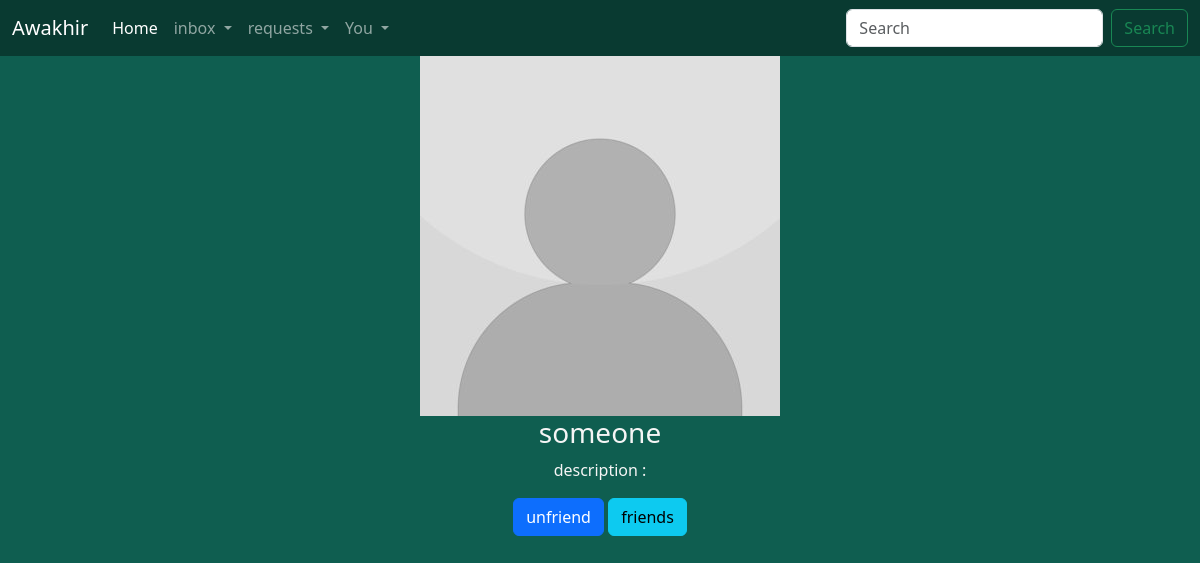
/account/someone (signed in), run on an earlier commit of the app's database.
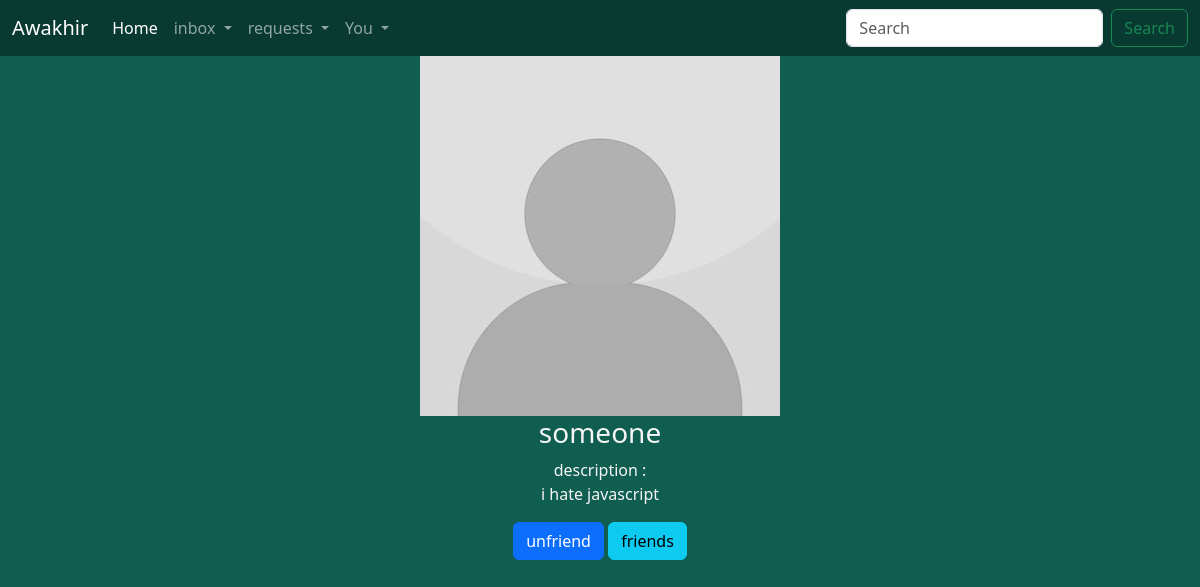
And on a later commit of the database.
### main/models.py (models this page shows)
class User(AbstractUser):
    image = models.ImageField(default="default.jpg")
    bio = models.TextField(blank=True,null=True)
    friends = models.ManyToManyField('self')
    saves = models.ManyToManyField('Post',related_name="saved_posts")

### main/views.py (the view, shortened to what this page needs)
# urls.py: path("account/<str:name>",views.others,name="others_profile"),
@login_required(login_url="/login")
def others(request,name):
    var = 'add friend'
    user = models.User.objects.get(username =name)
    if user.id == request.user.id :
        return redirect("/profile")
    if user in request.user.friends.all():
        var = "unfriend"
        return render(request,"others.html",{"user":user,"var":var})

### main/templates/others.html (shortened to what this page needs)
{% extends 'base.html' %}
{% block body %}
{% load static %}
<div id="profile">
    <img src="{{user.image.url}}" id="profile_image">
    <h3>{{user.username}}</h3>
    <p>description :<br>{{user.bio}}</p>
    {% if var == "cancel request" %}
    <a href="/cancel/{{user.id}}"><button class="btn btn-primary" >{{var}}</button></a>
    {% elif var == "accept request" %}
    <a href="/accept/{{user.id}}"><button class="btn btn-primary" >{{var}}</button></a>
    {% else %}
    <a href="/add/{{user.id}}"><button class="btn btn-primary" >{{var}}</button></a>
    {% endif %}
    <button class="btn btn-info" id="friends-list" data-id="{{user.id}}">friends</button>
</div>
{% endblock %}

What changed in the data, as far as the page shows it:
changed User "someone": bio (not shown) → "i hate javascript"
